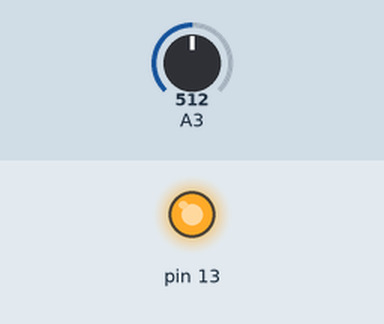
Simulated run of this sketch. Board: Arduino Uno, built with avr-gcc and run on an emulated ATmega328P. Parts: output pins drawn as LEDs (lit = HIGH). The test bench sets the inputs (shaded band); at power-on: A3 = 512. What the sketch prints to the serial monitor is not drawn.

Above: at 1.2 s.
1.3 s: A3 set to 55
4.3 s: A3 set to 47
At 4.6 s:
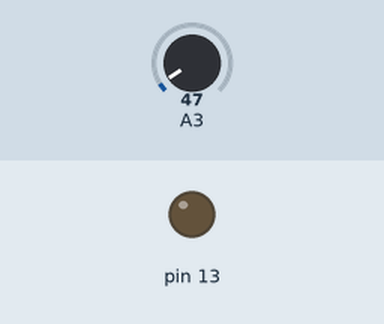
Timing chart, 0 to 7.3 s (numbered marks = the images above; inputs shaded):
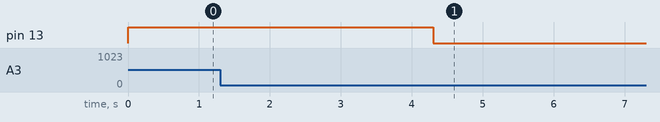

Measured:
- the behaviour switches between 51 and 50 on A3 (found by bisection; images 0 and 1)
- after the input at 4.3 s, pin 13: HIGH → LOW at once

The sketch:

ir_dryer.ino
```cpp
void setup() {
  Serial.begin(38400);
  pinMode(13,OUTPUT);

}

void loop() {
 float val=analogRead(A3);
 if(val>50)
 {
  digitalWrite(13,HIGH);
  Serial.println("shivani on");
 }
 else
 {
  digitalWrite(13,LOW);
  Serial.println("shivani off");
 }
}
```
